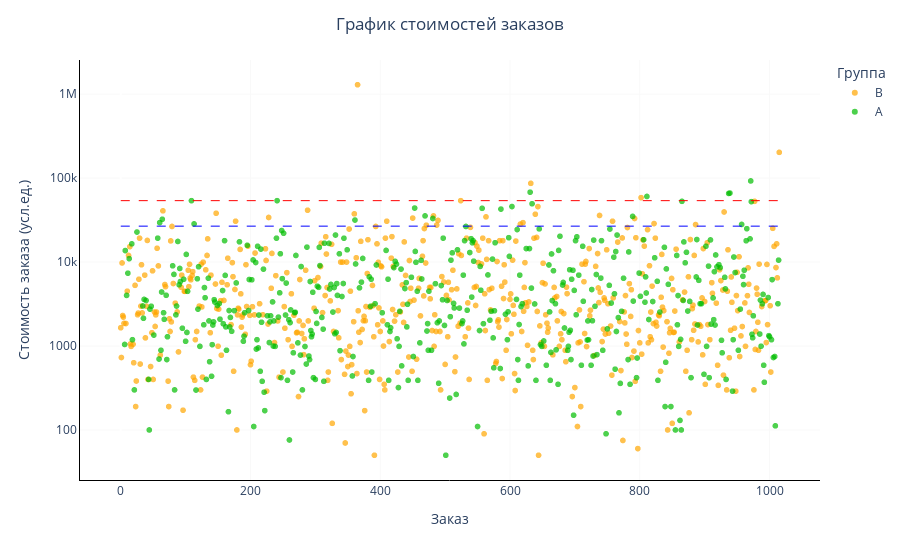

Source (notebook cell):
### Markdown cell above
Построим точечный график с информацией о стоимости каждого заказа:

### Code cell
x_values = pd.Series(range(0,len(df_orders_by_revenue['transaction_id'])))
fig = px.scatter(
    df_orders_by_revenue,
    x=x_values, y='revenue', color='group',
    hover_data=['transaction_id'], 
    color_discrete_map={'A':'#00bc00','B':'#ffa500'},
    opacity=0.7,
    labels={'group': 'Группа'},
    log_y=True
)

# линия 95-го перцентиля
fig.add_shape(type='line',
                x0=0,
                y0=revenue_95_percentile,
                x1=len(df_orders_by_revenue['transaction_id']),
                y1=revenue_95_percentile,
                line=dict(color='Blue', dash='dash', width=1),
                xref='x',
                yref='y'
)


# линия 99-го перцентиля
fig.add_shape(type='line',
                x0=0,
                y0=revenue_99_percentile,
                x1=len(df_orders_by_revenue['transaction_id']),
                y1=revenue_99_percentile,
                line=dict(color='Red', dash='dash', width=1),
                xref='x',
                yref='y'
)


fig.update_xaxes(showline=True, linewidth=1, linecolor='black', gridcolor='#f9f9f9')
fig.update_yaxes(showline=True, linewidth=1, linecolor='black', gridcolor='#f9f9f9', dtick=[1,2,3])

fig.update_layout(
    title='График стоимостей заказов',
    xaxis_title='Заказ',
    yaxis_title='Стоимость заказа (усл.ед.)',
    plot_bgcolor='#ffffff'
)

fig.update(layout=dict(title=dict(x=0.5)))


fig.show()

### Figure 1 — Plotly figure (JSON) as saved in the notebook; plotly's stock layout.template omitted (floating-point values rounded to 4 significant figures; data arrays with more than 128 entries replaced by an {"elided": "..."} marker saying what was removed)
{"data": [{"customdata": {"elided": "548x1 int values"}, "hovertemplate": "Группа=B<br>x=%{x}<br>revenue=%{y}<br>transaction_id=%{customdata[0]}<extra></extra>", "legendgroup": "B", "marker": {"color": "#ffa500", "opacity": 0.7, "symbol": "circle"}, "mode": "markers", "name": "B", "showlegend": true, "type": "scattergl", "x": {"elided": "548 int values"}, "xaxis": "x", "y": {"elided": "548 int values"}, "yaxis": "y"}, {"customdata": {"elided": "468x1 int values"}, "hovertemplate": "Группа=A<br>x=%{x}<br>revenue=%{y}<br>transaction_id=%{customdata[0]}<extra></extra>", "legendgroup": "A", "marker": {"color": "#00bc00", "opacity": 0.7, "symbol": "circle"}, "mode": "markers", "name": "A", "showlegend": true, "type": "scattergl", "x": {"elided": "468 int values"}, "xaxis": "x", "y": {"elided": "468 int values"}, "yaxis": "y"}], "layout": {"legend": {"title": {"text": "Группа"}, "tracegroupgap": 0}, "margin": {"t": 60}, "plot_bgcolor": "#ffffff", "shapes": [{"line": {"color": "Blue", "dash": "dash", "width": 1}, "type": "line", "x0": 0, "x1": 1016, "xref": "x", "y0": 26785, "y1": 26785, "yref": "y"}, {"line": {"color": "Red", "dash": "dash", "width": 1}, "type": "line", "x0": 0, "x1": 1016, "xref": "x", "y0": 53904, "y1": 53904, "yref": "y"}], "title": {"text": "График стоимостей заказов", "x": 0.5}, "xaxis": {"anchor": "y", "domain": [0, 1], "gridcolor": "#f9f9f9", "linecolor": "black", "linewidth": 1, "showline": true, "title": {"text": "Заказ"}}, "yaxis": {"anchor": "x", "domain": [0, 1], "dtick": [1, 2, 3], "gridcolor": "#f9f9f9", "linecolor": "black", "linewidth": 1, "showline": true, "title": {"text": "Стоимость заказа (усл.ед.)"}, "type": "log"}}}
